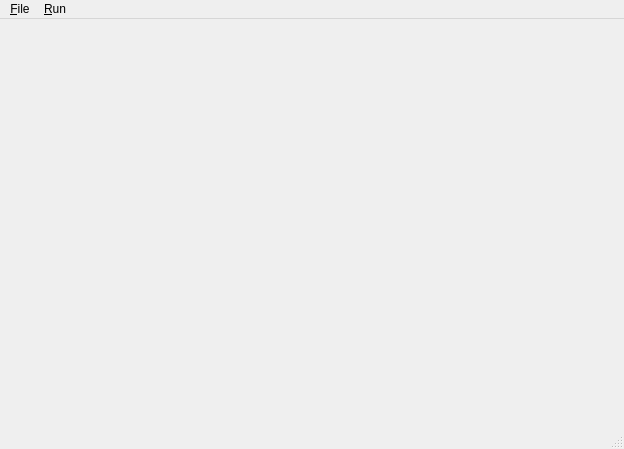
<?xml version="1.0" encoding="utf-8"?>
<ui version="4.0">
 <author>
    SPDX-FileCopyrightText: none
    SPDX-License-Identifier: GPL-3.0-or-later
  </author>
 <class>ScriptEditor</class>
 <widget class="QMainWindow" name="ScriptEditor">
  <property name="geometry">
   <rect>
    <x>0</x>
    <y>0</y>
    <width>624</width>
    <height>449</height>
   </rect>
  </property>
  <property name="windowTitle">
   <string>Script Editor</string>
  </property>
  <widget class="QWidget" name="centralwidget"/>
  <widget class="QMenuBar" name="menubar">
   <property name="geometry">
    <rect>
     <x>0</x>
     <y>0</y>
     <width>624</width>
     <height>25</height>
    </rect>
   </property>
   <widget class="QMenu" name="menuFile">
    <property name="title">
     <string>&amp;File</string>
    </property>
    <widget class="QMenu" name="menu_New">
     <property name="title">
      <string>&amp;New</string>
     </property>
     <addaction name="actionNewPython"/>
     <addaction name="actionNewQtScript"/>
    </widget>
    <addaction name="menu_New"/>
    <addaction name="actionOpen"/>
    <addaction name="actionSave"/>
    <addaction name="actionSave_As"/>
    <addaction name="actionClose"/>
    <addaction name="separator"/>
    <addaction name="actionExit"/>
   </widget>
   <widget class="QMenu" name="menuRun">
    <property name="title">
     <string>&amp;Run</string>
    </property>
    <addaction name="actionRun"/>
    <addaction name="actionRunConsole"/>
    <addaction name="actionClear"/>
   </widget>
   <addaction name="menuFile"/>
   <addaction name="menuRun"/>
  </widget>
  <widget class="QStatusBar" name="statusbar"/>
  <action name="actionClose">
   <property name="text">
    <string>&amp;Close</string>
   </property>
   <property name="shortcut">
    <string>Ctrl+W</string>
   </property>
  </action>
  <action name="actionExit">
   <property name="text">
    <string>&amp;Exit</string>
   </property>
  </action>
  <action name="actionRun">
   <property name="text">
    <string>&amp;Run</string>
   </property>
   <property name="shortcut">
    <string>Ctrl+R</string>
   </property>
  </action>
  <action name="actionRunConsole">
   <property name="text">
    <string>Run script in &amp;console</string>
   </property>
   <property name="shortcut">
    <string>Ctrl+C</string>
   </property>
  </action>
  <action name="actionNewPython">
   <property name="text">
    <string>Python</string>
   </property>
   <property name="shortcut">
    <string>Ctrl+N</string>
   </property>
  </action>
  <action name="actionNewQtScript">
   <property name="text">
    <string>QtScript</string>
   </property>
  </action>
  <action name="actionClear">
   <property name="text">
    <string>Clear</string>
   </property>
   <property name="toolTip">
    <string>Clear The Console</string>
   </property>
  </action>
  <action name="actionSave_As">
   <property name="text">
    <string>Save &amp;As</string>
   </property>
   <property name="toolTip">
    <string>Save the script</string>
   </property>
   <property name="shortcut">
    <string>Ctrl+A</string>
   </property>
  </action>
  <action name="actionOpen">
   <property name="text">
    <string>&amp;Open</string>
   </property>
   <property name="toolTip">
    <string>Open a script</string>
   </property>
   <property name="shortcut">
    <string>Ctrl+O</string>
   </property>
  </action>
  <action name="actionSave">
   <property name="text">
    <string>&amp;Save</string>
   </property>
   <property name="toolTip">
    <string>Save the current script</string>
   </property>
   <property name="shortcut">
    <string>Ctrl+S</string>
   </property>
  </action>
 </widget>
 <resources/>
 <connections/>
</ui>
